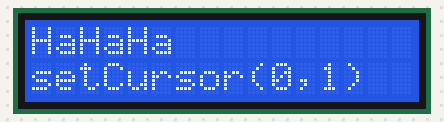
Bench run of a sketch on a simulated Arduino Uno, built with avr-gcc and run on an emulated ATmega328P. Parts: 16×2 character LCD.

Above: at 0.1 s.
At 2.1 s:
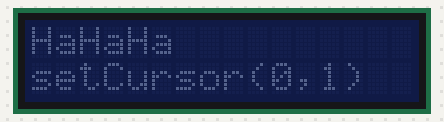

Measured:
- what the display in image 1 shows lasts 1.0 s, from 2.0 s to 3.0 s

The sketch:

0520_I2C_LCD_Basic03_cusor.ino
```cpp
#include <LiquidCrystal_I2C.h>
#include <Wire.h>

// arduino ide 버전에따라 printBYTE 함수의 메커니즘을 바꾸기 위함
#if defined(ARDUINO) && ARDUINO >=100
#define printByte(args) write(args);
#else
#define printByte(args) print(args, BYTE);
#endif

LiquidCrystal_I2C lcd(0x20, 16, 2);
// lcd 객체선언 및 주소 초기화

void setup() {
  // put your setup code here, to run once:
  lcd.init(); // lcd 사용 선언
  lcd.backlight(); // lcd 불켜기
  lcd.clear();
  lcd.print("HaHaHa");
  lcd.setCursor(0, 1); // col, row
  // 커서를 0렬 1행 으로 이동
  lcd.print("setCursor(0,1)");
}

int backLightState = LOW;
long previousMillis = 0;
long interval = 1000;

void loop() {
  // put your main code here, to run repeatedly:
  unsigned long currentMillis = millis();
  if(currentMillis - previousMillis > interval){
    previousMillis = currentMillis;
    if(backLightState == LOW)
      backLightState = HIGH;
    else
      backLightState = LOW;
    if(backLightState == HIGH)
      lcd.backlight();
    else
      lcd.noBacklight();
  }
}
```
